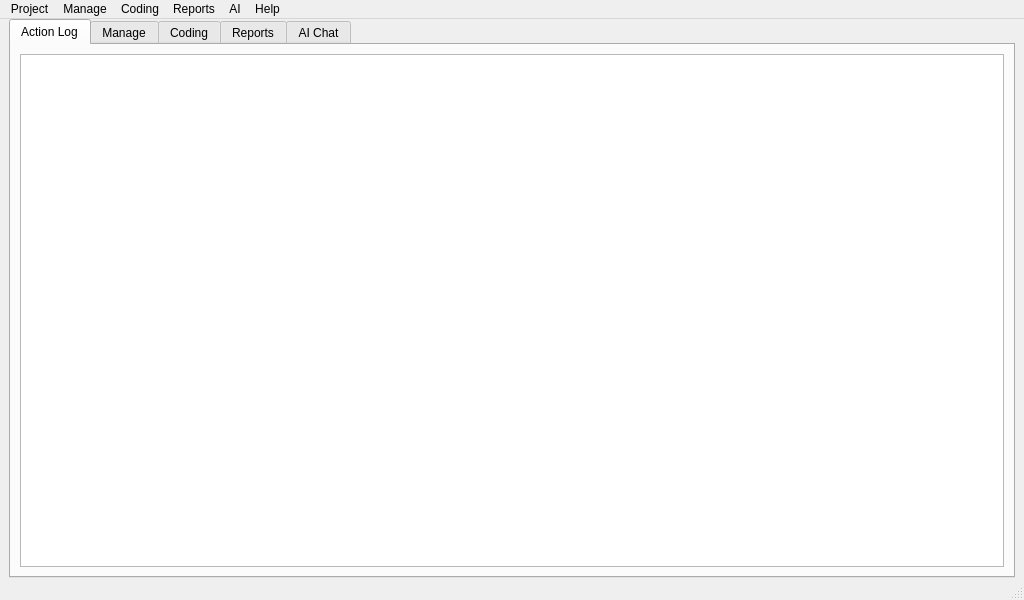
<?xml version="1.0" encoding="UTF-8"?>
<ui version="4.0">
 <class>MainWindow</class>
 <widget class="QMainWindow" name="MainWindow">
  <property name="geometry">
   <rect>
    <x>0</x>
    <y>0</y>
    <width>1024</width>
    <height>600</height>
   </rect>
  </property>
  <property name="windowTitle">
   <string>QualCoder</string>
  </property>
  <widget class="QWidget" name="centralwidget">
   <layout class="QGridLayout" name="gridLayout">
    <property name="topMargin">
     <number>0</number>
    </property>
    <property name="bottomMargin">
     <number>0</number>
    </property>
    <item row="0" column="0">
     <widget class="QTabWidget" name="tabWidget">
      <property name="currentIndex">
       <number>0</number>
      </property>
      <widget class="QWidget" name="tab_action_log">
       <attribute name="title">
        <string>Action Log</string>
       </attribute>
       <layout class="QGridLayout" name="gridLayout_2">
        <item row="0" column="0">
         <widget class="QTextEdit" name="textEdit"/>
        </item>
       </layout>
      </widget>
      <widget class="QWidget" name="tab_manage">
       <attribute name="title">
        <string>Manage</string>
       </attribute>
       <widget class="QLabel" name="label_manage">
        <property name="geometry">
         <rect>
          <x>20</x>
          <y>20</y>
          <width>861</width>
          <height>71</height>
         </rect>
        </property>
        <property name="text">
         <string>Select an option in the Files and Cases menu. </string>
        </property>
        <property name="wordWrap">
         <bool>true</bool>
        </property>
       </widget>
      </widget>
      <widget class="QWidget" name="tab_coding">
       <attribute name="title">
        <string>Coding</string>
       </attribute>
       <widget class="QLabel" name="label_coding">
        <property name="geometry">
         <rect>
          <x>20</x>
          <y>20</y>
          <width>811</width>
          <height>71</height>
         </rect>
        </property>
        <property name="text">
         <string>Select an option in the Coding menu. </string>
        </property>
        <property name="wordWrap">
         <bool>true</bool>
        </property>
       </widget>
      </widget>
      <widget class="QWidget" name="tab_reports">
       <attribute name="title">
        <string>Reports</string>
       </attribute>
       <widget class="QLabel" name="label_reports">
        <property name="geometry">
         <rect>
          <x>20</x>
          <y>20</y>
          <width>831</width>
          <height>71</height>
         </rect>
        </property>
        <property name="text">
         <string>Select an option in the Reports menu. </string>
        </property>
        <property name="wordWrap">
         <bool>true</bool>
        </property>
       </widget>
      </widget>
      <widget class="QWidget" name="tab_ai_chat">
       <attribute name="title">
        <string>AI Chat</string>
       </attribute>
      </widget>
     </widget>
    </item>
   </layout>
  </widget>
  <widget class="QMenuBar" name="menubar">
   <property name="geometry">
    <rect>
     <x>0</x>
     <y>0</y>
     <width>1024</width>
     <height>26</height>
    </rect>
   </property>
   <widget class="QMenu" name="menuProject">
    <property name="title">
     <string>Project</string>
    </property>
    <widget class="QMenu" name="menuOpen_Recent_Project">
     <property name="title">
      <string>Open Recent Project</string>
     </property>
     <addaction name="actionNone"/>
    </widget>
    <widget class="QMenu" name="menuExport">
     <property name="title">
      <string>Export</string>
     </property>
     <addaction name="actionProject_Exchange_Export"/>
     <addaction name="actionREFI_Codebook_export"/>
     <addaction name="actionExport_codebook"/>
     <addaction name="actionExport_codebook_with_memos"/>
    </widget>
    <widget class="QMenu" name="menuImport">
     <property name="title">
      <string>Import</string>
     </property>
     <addaction name="actionREFI_Codebook_import"/>
     <addaction name="actionREFI_QDA_Project_import"/>
     <addaction name="actionTaguette_import"/>
     <addaction name="actionRQDA_Project_import"/>
     <addaction name="actionImport_plain_text_codes_list"/>
    </widget>
    <addaction name="actionCreate_New_Project"/>
    <addaction name="actionOpen_Project"/>
    <addaction name="menuOpen_Recent_Project"/>
    <addaction name="actionClose_Project"/>
    <addaction name="actionProject_Memo"/>
    <addaction name="actionSettings"/>
    <addaction name="actionProject_summary"/>
    <addaction name="separator"/>
    <addaction name="menuImport"/>
    <addaction name="menuExport"/>
    <addaction name="separator"/>
    <addaction name="actionExit"/>
   </widget>
   <widget class="QMenu" name="menuFiles_and_Cases">
    <property name="title">
     <string>Manage</string>
    </property>
    <addaction name="actionManage_files"/>
    <addaction name="actionManage_cases"/>
    <addaction name="actionManage_journals"/>
    <addaction name="actionManage_attributes"/>
    <addaction name="actionManage_references"/>
    <addaction name="actionImport_survey_2"/>
    <addaction name="actionManage_bad_links_to_files"/>
    <addaction name="actionImport_twitter_data"/>
   </widget>
   <widget class="QMenu" name="menuCoding">
    <property name="title">
     <string>Coding</string>
    </property>
    <addaction name="actionCodes"/>
    <addaction name="actionCode_image"/>
    <addaction name="actionCode_audio_video"/>
    <addaction name="actionCode_pdf"/>
    <addaction name="actionAI_assisted_coding"/>
    <addaction name="actionColour_scheme"/>
    <addaction name="actionCode_organiser"/>
   </widget>
   <widget class="QMenu" name="menuReports">
    <property name="title">
     <string>Reports</string>
    </property>
    <addaction name="actionCoding_reports"/>
    <addaction name="actionCoding_comparison"/>
    <addaction name="actionCoding_comparison_by_file"/>
    <addaction name="actionCode_comparison_table"/>
    <addaction name="actionCode_frequencies"/>
    <addaction name="actionFile_summary"/>
    <addaction name="actionCode_summary"/>
    <addaction name="actionCode_relations"/>
    <addaction name="actionCode_co_occurrence"/>
    <addaction name="actionCode_text_exact_matches"/>
    <addaction name="actionText_segments_by_codes"/>
    <addaction name="actionCharts"/>
    <addaction name="actionView_Graph"/>
    <addaction name="actionText_mining"/>
    <addaction name="actionSQL_statements"/>
    <addaction name="separator"/>
   </widget>
   <widget class="QMenu" name="menuHelp">
    <property name="title">
     <string>Help</string>
    </property>
    <addaction name="actionContents"/>
    <addaction name="actionAbout"/>
    <addaction name="actionSpecial_functions"/>
    <addaction name="actionMenu_Key_Shortcuts"/>
   </widget>
   <widget class="QMenu" name="menuAI">
    <property name="title">
     <string>AI</string>
    </property>
    <addaction name="actionAI_Setup_wizard"/>
    <addaction name="actionAI_Configuration"/>
    <addaction name="actionAI_Rebuild_internal_memory"/>
    <addaction name="actionAI_Edit_Project_Memo"/>
    <addaction name="actionAI_Prompts"/>
    <addaction name="separator"/>
    <addaction name="actionAI_Chat"/>
    <addaction name="actionAI_Search_and_Coding"/>
   </widget>
   <addaction name="menuProject"/>
   <addaction name="menuFiles_and_Cases"/>
   <addaction name="menuCoding"/>
   <addaction name="menuReports"/>
   <addaction name="menuAI"/>
   <addaction name="menuHelp"/>
  </widget>
  <widget class="QStatusBar" name="statusbar"/>
  <action name="actionCreate_New_Project">
   <property name="text">
    <string>Create New Project</string>
   </property>
  </action>
  <action name="actionOpen_Project">
   <property name="text">
    <string>Open Project</string>
   </property>
  </action>
  <action name="actionClose_Project">
   <property name="text">
    <string>Close Project</string>
   </property>
  </action>
  <action name="actionProject_Memo">
   <property name="text">
    <string>Project Memo</string>
   </property>
  </action>
  <action name="actionSettings">
   <property name="text">
    <string>Settings</string>
   </property>
  </action>
  <action name="actionExit">
   <property name="text">
    <string>Exit</string>
   </property>
  </action>
  <action name="actionManage_files">
   <property name="text">
    <string>Manage files</string>
   </property>
  </action>
  <action name="actionManage_cases">
   <property name="text">
    <string>Manage cases</string>
   </property>
  </action>
  <action name="actionFile_categories">
   <property name="text">
    <string>File categories</string>
   </property>
  </action>
  <action name="actionManage_journals">
   <property name="text">
    <string>Manage journals</string>
   </property>
  </action>
  <action name="actionCodes">
   <property name="text">
    <string>Code text</string>
   </property>
  </action>
  <action name="actionCategories">
   <property name="text">
    <string>Categories</string>
   </property>
  </action>
  <action name="actionCodebook">
   <property name="text">
    <string>Codebook</string>
   </property>
  </action>
  <action name="actionAssign_Attributes">
   <property name="text">
    <string>Assign Attributes</string>
   </property>
  </action>
  <action name="actionManage_Attributes">
   <property name="text">
    <string>Manage Attributes</string>
   </property>
  </action>
  <action name="actionImport_Attributes">
   <property name="text">
    <string>Import Attributes</string>
   </property>
  </action>
  <action name="actionCoding_reports">
   <property name="text">
    <string>Coding reports</string>
   </property>
  </action>
  <action name="actionCoding_summary">
   <property name="text">
    <string>Coding summary</string>
   </property>
  </action>
  <action name="actionSQL_statements">
   <property name="text">
    <string>Database queries</string>
   </property>
  </action>
  <action name="actionContents">
   <property name="text">
    <string>Contents</string>
   </property>
  </action>
  <action name="actionAbout">
   <property name="text">
    <string>About</string>
   </property>
  </action>
  <action name="actionImport_survey">
   <property name="text">
    <string>Import survey</string>
   </property>
  </action>
  <action name="actionManage_attributes">
   <property name="text">
    <string>Manage attributes</string>
   </property>
  </action>
  <action name="actionFrequency_table">
   <property name="text">
    <string>Frequency table</string>
   </property>
  </action>
  <action name="actionCoding_comparison">
   <property name="text">
    <string>Coding comparison</string>
   </property>
  </action>
  <action name="actionText_mining">
   <property name="text">
    <string>Text mining</string>
   </property>
  </action>
  <action name="actionView_Graph">
   <property name="text">
    <string>Graph</string>
   </property>
  </action>
  <action name="actionExport_codebook">
   <property name="text">
    <string>Export codebook as ODT file</string>
   </property>
  </action>
  <action name="actionCode_image">
   <property name="text">
    <string>Code image</string>
   </property>
  </action>
  <action name="actionCode_frequencies">
   <property name="text">
    <string>Code frequencies</string>
   </property>
  </action>
  <action name="actionCoding_Matrix">
   <property name="text">
    <string>Coding Matrix</string>
   </property>
  </action>
  <action name="actionCode_audio_video">
   <property name="text">
    <string>Code audio/video</string>
   </property>
  </action>
  <action name="actionProject_Exchange_Export">
   <property name="text">
    <string>REFI-QDA Project export</string>
   </property>
   <property name="toolTip">
    <string>REFI-QDA Project export</string>
   </property>
  </action>
  <action name="actionREFI_Codebook_export">
   <property name="text">
    <string>REFI-QDA Codebook export</string>
   </property>
  </action>
  <action name="actionREFI_Codebook_import">
   <property name="text">
    <string>REFI-QDA Codebook import</string>
   </property>
  </action>
  <action name="actionREFI_QDA_Project_import">
   <property name="text">
    <string>REFI-QDA Project import</string>
   </property>
  </action>
  <action name="actionRQDA_Project_import">
   <property name="text">
    <string>RQDA Project import</string>
   </property>
  </action>
  <action name="actionProject_summary">
   <property name="text">
    <string>Project summary</string>
   </property>
  </action>
  <action name="actionNone">
   <property name="text">
    <string>None</string>
   </property>
  </action>
  <action name="actionCode_relations">
   <property name="text">
    <string>Code relations</string>
   </property>
  </action>
  <action name="actionExport_coded_text_as_html">
   <property name="text">
    <string>Export coded text as html</string>
   </property>
  </action>
  <action name="actionManage_bad_links_to_files">
   <property name="enabled">
    <bool>false</bool>
   </property>
   <property name="text">
    <string>Manage bad links to files</string>
   </property>
  </action>
  <action name="actionSpecial_functions">
   <property name="text">
    <string>Special functions</string>
   </property>
  </action>
  <action name="actionFile_summary">
   <property name="text">
    <string>File summary</string>
   </property>
  </action>
  <action name="actionCode_summary">
   <property name="text">
    <string>Code summary</string>
   </property>
  </action>
  <action name="actionCoding_comparison_by_file">
   <property name="text">
    <string>Coding comparison by file</string>
   </property>
  </action>
  <action name="actionCode_by_case">
   <property name="text">
    <string>Code by case</string>
   </property>
  </action>
  <action name="actionCharts">
   <property name="text">
    <string>Charts</string>
   </property>
  </action>
  <action name="actionExport_codebook_with_memos">
   <property name="text">
    <string>Export codebook with memos as ODT file</string>
   </property>
  </action>
  <action name="actionImport_references_RIS_format">
   <property name="text">
    <string>Import references RIS format</string>
   </property>
  </action>
  <action name="actionManage_references">
   <property name="text">
    <string>Manage references</string>
   </property>
  </action>
  <action name="actionColour_scheme">
   <property name="text">
    <string>Colour scheme</string>
   </property>
  </action>
  <action name="actionImport_plain_text_codes_list">
   <property name="text">
    <string>Import plain text codes list</string>
   </property>
  </action>
  <action name="actionImport_survey_2">
   <property name="text">
    <string>Import survey</string>
   </property>
  </action>
  <action name="actionMenu_Key_Shortcuts">
   <property name="text">
    <string>Menu Key Shortcuts</string>
   </property>
  </action>
  <action name="actionImport_twitter_data">
   <property name="text">
    <string>Import twitter data</string>
   </property>
  </action>
  <action name="actionCode_pdf">
   <property name="text">
    <string>Code pdf</string>
   </property>
  </action>
  <action name="actionCode_text_exact_matches">
   <property name="text">
    <string>Code text exact matches</string>
   </property>
  </action>
  <action name="actionAI_Setup_wizard">
   <property name="text">
    <string>Setup Wizard</string>
   </property>
   <property name="menuRole">
    <enum>QAction::NoRole</enum>
   </property>
  </action>
  <action name="actionAI_Rebuild_internal_memory">
   <property name="text">
    <string>Rebuild Internal Memory</string>
   </property>
  </action>
  <action name="actionAI_Edit_Project_Memo">
   <property name="text">
    <string>Project Memo</string>
   </property>
  </action>
  <action name="actionAI_Chat">
   <property name="text">
    <string>AI Chat</string>
   </property>
  </action>
  <action name="actionAI_Search_and_Coding">
   <property name="text">
    <string>AI Assisted Coding</string>
   </property>
  </action>
  <action name="actionAI_Configuration">
   <property name="text">
    <string>Settings</string>
   </property>
   <property name="toolTip">
    <string>AI related Settings</string>
   </property>
   <property name="menuRole">
    <enum>QAction::NoRole</enum>
   </property>
  </action>
  <action name="actionAI_Prompts">
   <property name="text">
    <string>Prompt library</string>
   </property>
  </action>
  <action name="actionCode_organiser">
   <property name="text">
    <string>Code organiser</string>
   </property>
  </action>
  <action name="actionText_segments_by_codes">
   <property name="text">
    <string>Codes by text segments</string>
   </property>
  </action>
  <action name="actionAI_assisted_coding">
   <property name="text">
    <string>AI assisted coding</string>
   </property>
  </action>
  <action name="actionCode_co_occurrence">
   <property name="text">
    <string>Code co-occurrence</string>
   </property>
  </action>
  <action name="actionCode_comparison_table">
   <property name="text">
    <string>Code counts by file/case</string>
   </property>
  </action>
  <action name="actionTaguette_import">
   <property name="text">
    <string>Taguette import</string>
   </property>
  </action>
 </widget>
 <resources/>
 <connections/>
</ui>
